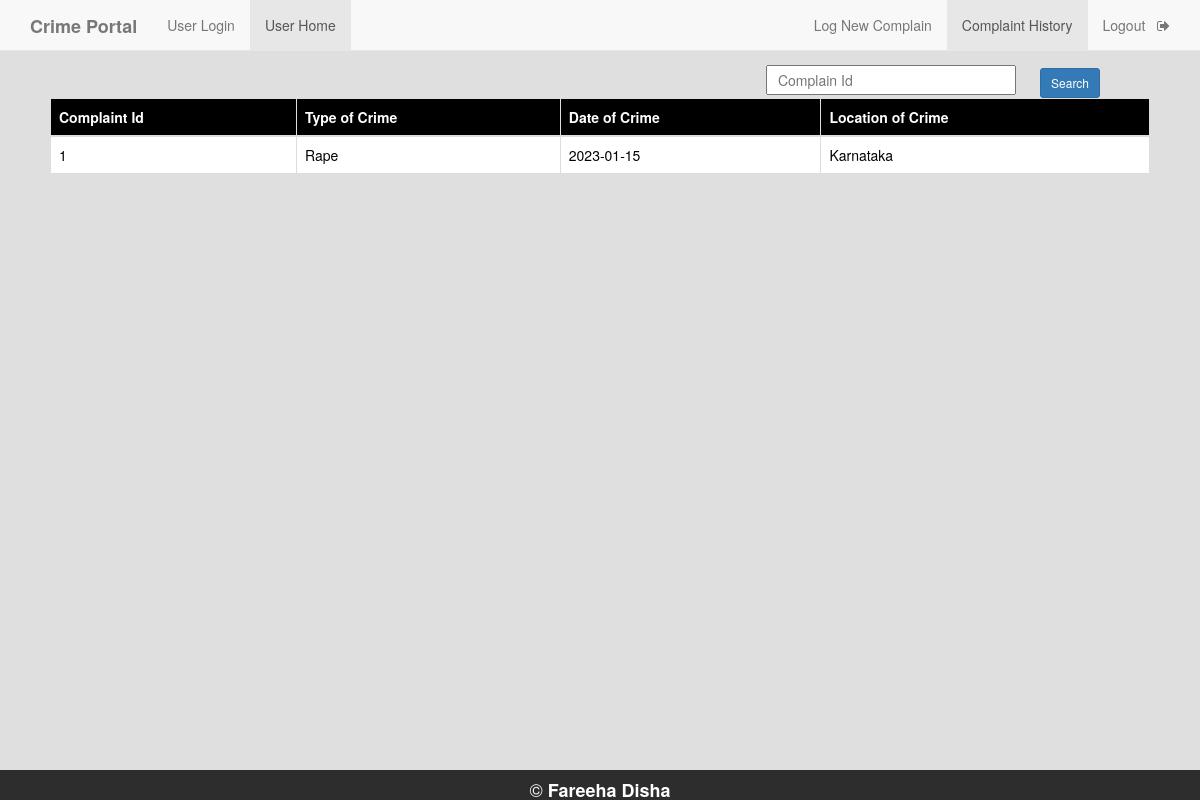
Page /complainer_complain_history.php (signed in) on the committed database.
### tables this page shows
CREATE TABLE `complaint` (
  `c_id` int(11) NOT NULL,
  `a_no` bigint(12) NOT NULL,
  `location` varchar(50) NOT NULL,
  `type_crime` varchar(50) NOT NULL,
  `d_o_c` date NOT NULL,
  `description` varchar(7000) NOT NULL,
  `inc_status` varchar(50) DEFAULT 'Unassigned',
  `pol_status` varchar(50) DEFAULT 'null',
  `p_id` varchar(50) DEFAULT 'Null'
);

### complainer_complain_history.php (the view, shortened to what this page needs)
<!DOCTYPE html>
<html>
<head>
    <?php
    $conn=mysqli_connect("localhost","root","");
    mysqli_select_db($conn,"crime_portal");
        $u_id=$_SESSION['u_id'];
        $result1=mysqli_query($conn,"SELECT a_no FROM user where u_id='$u_id'");
        $q2=mysqli_fetch_assoc($result1);
        $a_no=$q2['a_no'];
    $query="select c_id,type_crime,d_o_c,location from complaint where a_no='$a_no' order by c_id desc";
    $result=mysqli_query($conn,$query);
    ?>
	   <link rel="stylesheet" type="text/css" href="https://maxcdn.bootstrapcdn.com/bootstrap/3.3.5/css/bootstrap.min.css">
	   <link rel="stylesheet" type="text/css" href="https://maxcdn.bootstrapcdn.com/font-awesome/4.4.0/css/font-awesome.min.css">
</head>
<body style="background-color: #dfdfdf">
        <nav  class="navbar navbar-default navbar-fixed-top">
              <div class="container">
                  <div class="navbar-header">
                      <a class="navbar-brand" href="home.php"><b>Crime Portal</b></a>
                  </div>
                <div id="navbar" class="collapse navbar-collapse">
                    <ul class="nav navbar-nav">
                        <li ><a href="complainer_page.php">User Login</a></li>
                        <li class="active"><a href="complainer_page.php">User Home</a></li>
                    </ul>
                    <ul class="nav navbar-nav navbar-right">
                        <li ><a href="complainer_page.php">Log New Complain</a></li>
                        <li class="active"><a href="complainer_complain_history.php">Complaint History</a></li>
                        <li><a href="logout.php">Logout &nbsp <i class="fa fa-sign-out" aria-hidden="true"></i></a></li>
                    </ul>
                  </div>
              </div>
        </nav>
    <div>
        <form style="float: right; margin-right: 100px; margin-top: 65px;" method="post">
            <input type="text" name="cid" style="width: 250px; height: 30px; color: black;" placeholder="&nbsp Complain Id" id="ciid" onfocusout="f1()" required>
            <input class="btn btn-primary btn-sm" type="submit" value="Search" style="margin-top:2px; margin-left:20px;" name="s2">
        </form>
    </div>
    <div style="padding:50px;">
      <table class="table table-bordered">
       <thead class="thead-dark" style="background-color: black; color: white;">
         <tr>
          <th scope="col">Complaint Id</th>
          <th scope="col">Type of Crime</th>
          <th scope="col">Date of Crime</th>
          <th scope="col">Location of Crime</th>
        </tr>
      </thead>
<?php
      while($rows=mysqli_fetch_assoc($result)){
    ?>
    <tbody style="background-color: white; color: black;">
      <tr>
        <td><?php echo $rows['c_id']; ?></td>
        <td><?php echo $rows['type_crime']; ?></td>
        <td><?php echo $rows['d_o_c']; ?></td>
        <td><?php echo $rows['location']; ?></td>
      </tr>
    </tbody>
    <?php
    }
    ?>
</table>
 </div>
<div style="position: fixed;
   left: 0;
   bottom: 0;
   width: 100%;
   height: 30px;
   background-color: rgba(0,0,0,0.8);
   color: white;
   text-align: center;">
  <h4 style="color: white;">&copy <b>Fareeha Disha</b></h4>
</div>
</body>
</html>

### rows in the picture
complaint: c_id "1", type_crime "Rape", d_o_c "2023-01-15", location "Karnataka"
